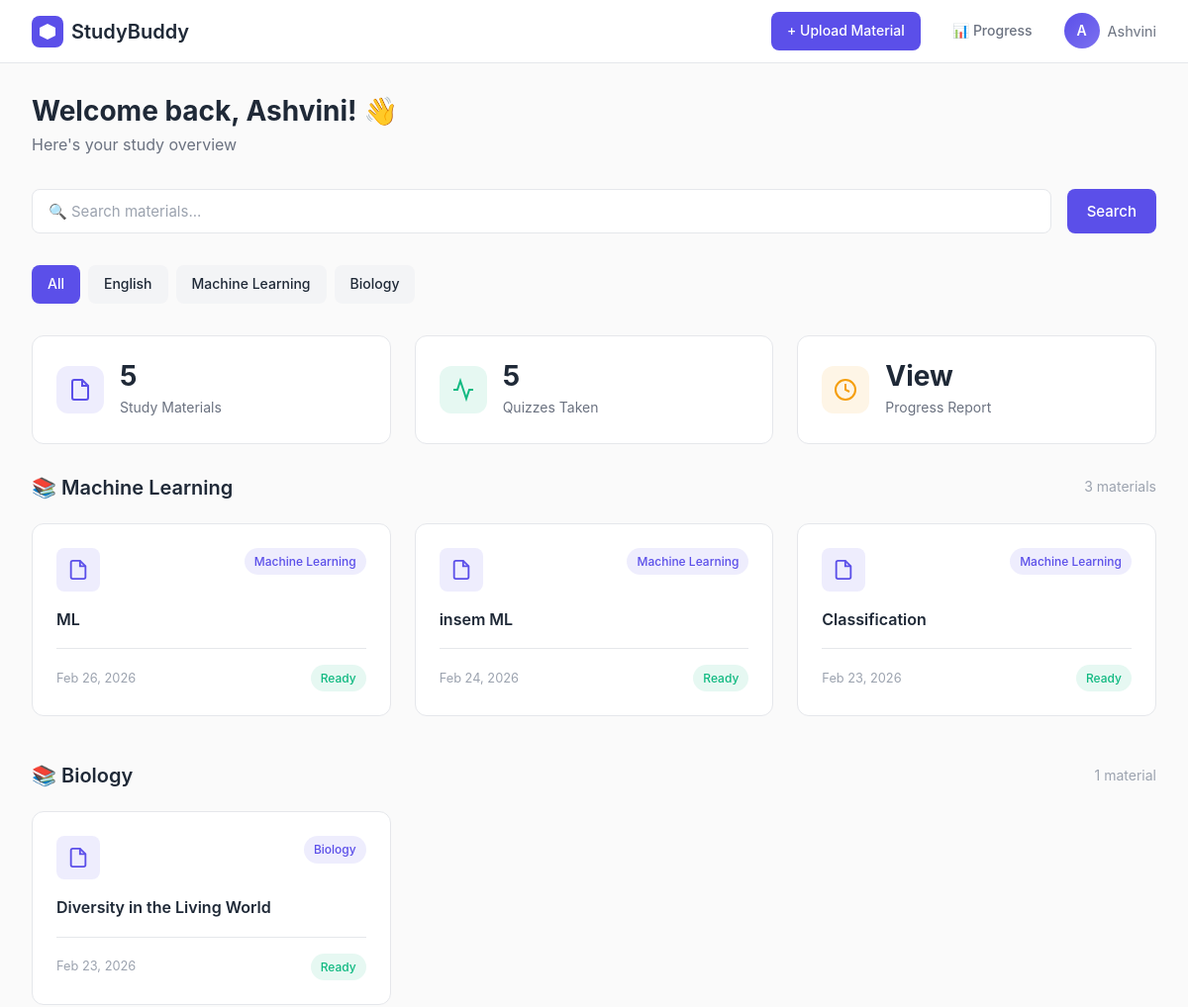
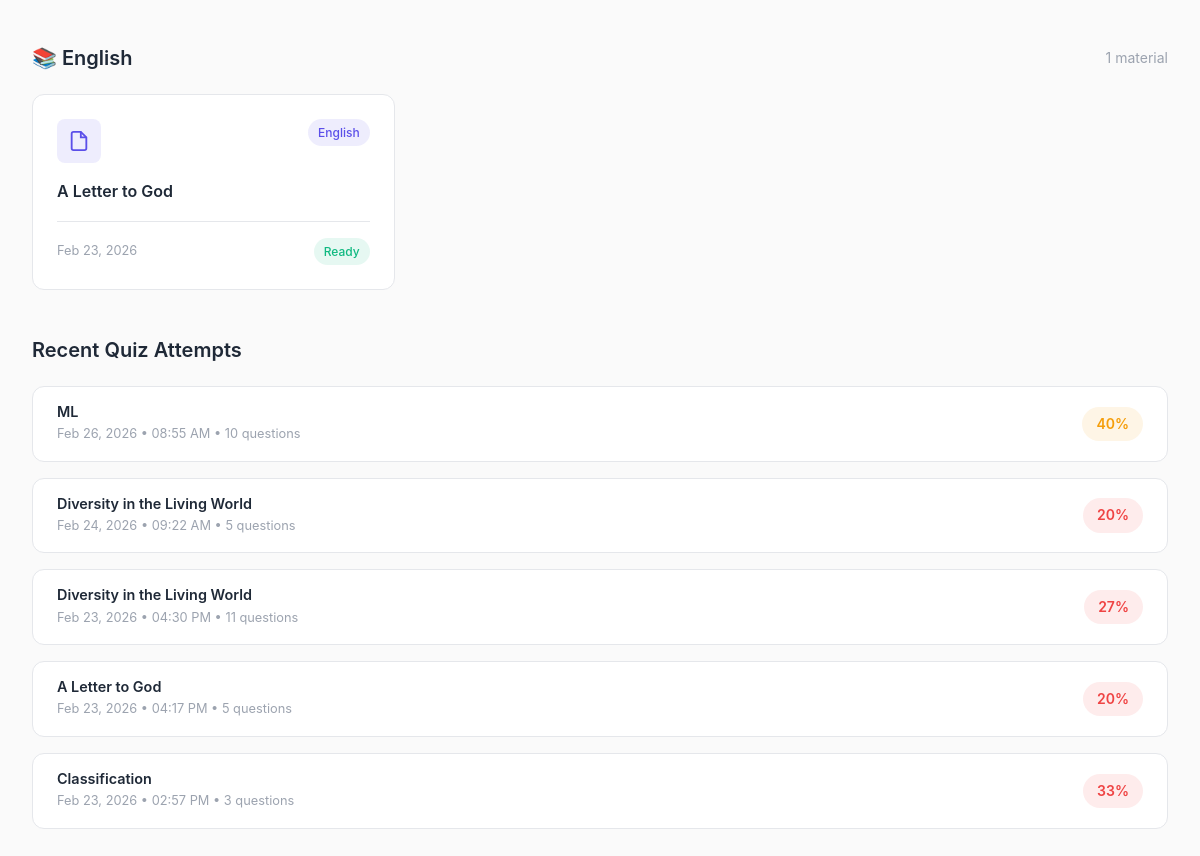
Before: /dashboard/ (signed in) with the older database file (2 pictures, top to bottom).
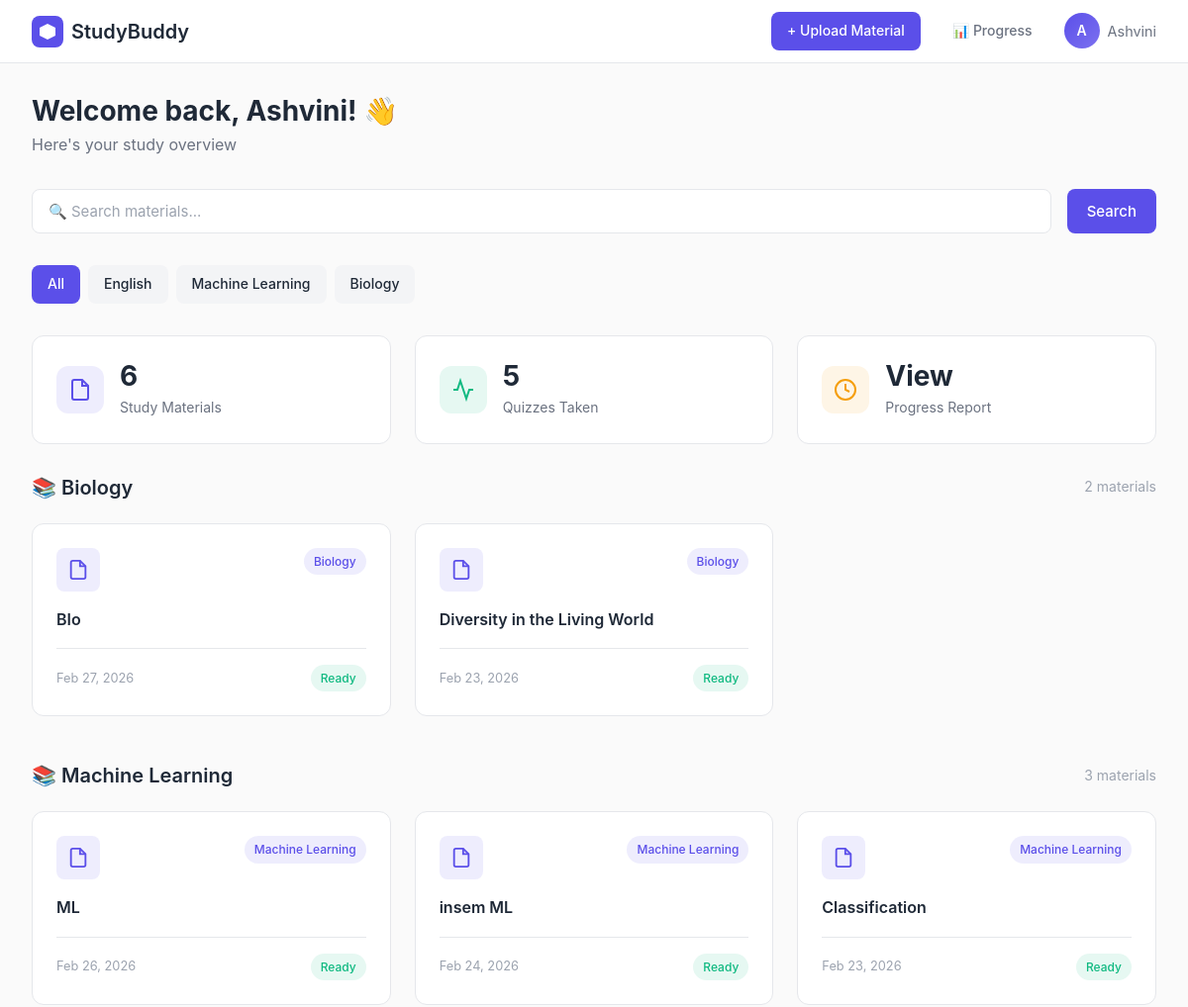
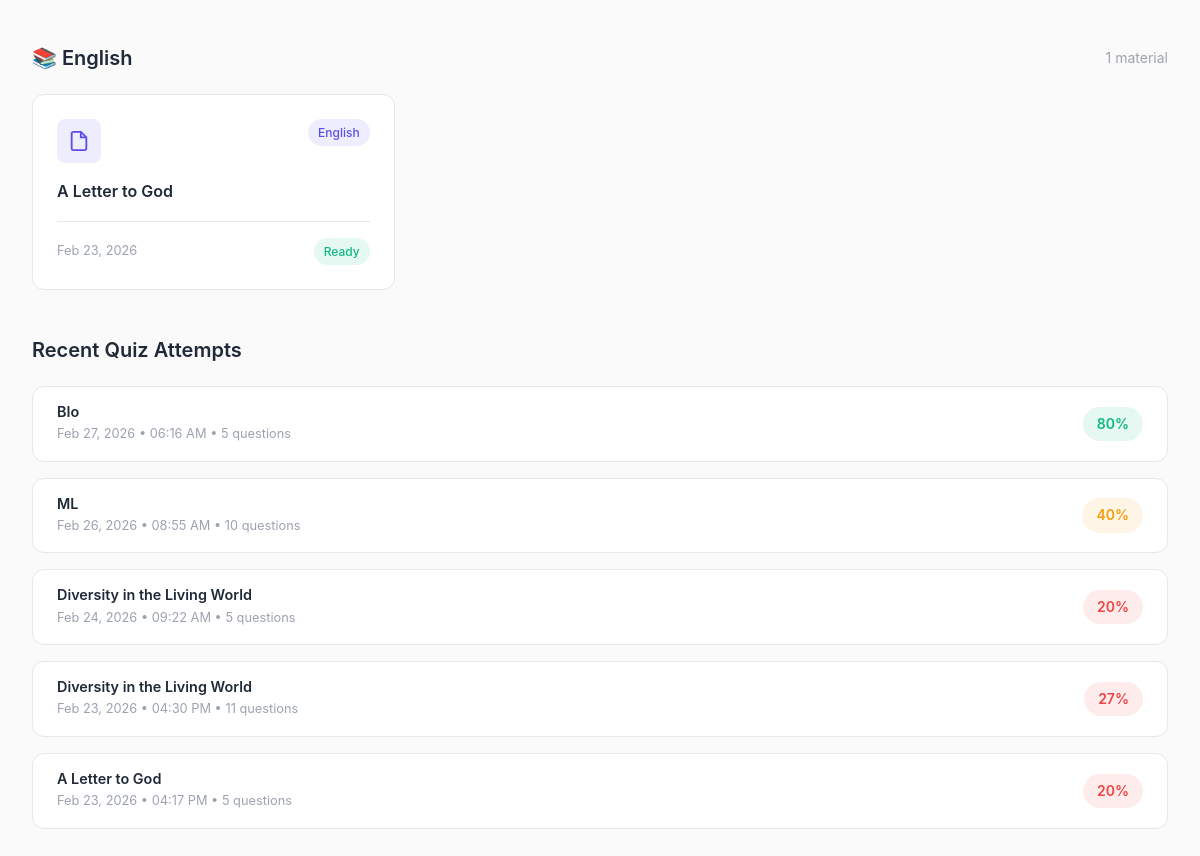
After: the same page with the newer database file (2 pictures, top to bottom).
### materials/models.py (models this page shows, shortened)
class StudyMaterial(models.Model):
    user = models.ForeignKey(User, on_delete=models.CASCADE)
    title = models.CharField(max_length=200)
    subject = models.CharField(max_length=100)
    file = models.FileField(upload_to='materials/', blank=True, null=True)
    extracted_text = models.TextField(blank=True)
    uploaded_at = models.DateTimeField(auto_now_add=True)

### progress/models.py (models this page shows)
class QuizAttempt(models.Model):
    user = models.ForeignKey(User, on_delete=models.CASCADE)
    material = models.ForeignKey(StudyMaterial, on_delete=models.CASCADE)
    score = models.IntegerField(default=0)
    total_questions = models.IntegerField(default=0)
    attempted_at = models.DateTimeField(auto_now_add=True)
    def percentage(self):
        if self.total_questions == 0:
            return 0
        return round((self.score / self.total_questions) * 100)

### materials/views.py (the view)
# urls.py: path('dashboard/', views.dashboard, name='dashboard'),
@login_required
def dashboard(request):
    search = request.GET.get('search', '')
    subject_filter = request.GET.get('subject', '')
    materials = StudyMaterial.objects.filter(user=request.user).order_by('-uploaded_at')
    if search:
        materials = materials.filter(title__icontains=search) | materials.filter(subject__icontains=search)
        materials = materials.distinct()
    if subject_filter:
        materials = materials.filter(subject__icontains=subject_filter)
    all_materials = StudyMaterial.objects.filter(user=request.user)
    subjects = list(all_materials.values_list('subject', flat=True).distinct())
    grouped = defaultdict(list)
    for m in materials:
        grouped[m.subject].append(m)
    attempts = QuizAttempt.objects.filter(user=request.user).order_by('-attempted_at')[:5]
    return render(request, 'dashboard.html', {
        'materials': materials,
        'attempts': attempts,
        'subjects': subjects,
        'grouped': dict(grouped),
        'search': search,
        'subject_filter': subject_filter,
    })

### templates/dashboard.html (shortened to what this page needs)
{% load static %}
<!DOCTYPE html>
<html lang="en">
<head>
    <link rel="stylesheet" href="{% static 'css/base.css' %}">
    <link rel="stylesheet" href="{% static 'css/components.css' %}">
    <link rel="stylesheet" href="{% static 'css/dashboard.css' %}">
</head>
<body>
    <div class="dashboard-layout">
        <nav class="topbar">
            <a href="{% url 'landing' %}" class="topbar-logo">
                <svg width="32" height="32" viewBox="0 0 32 32" fill="none">
                    <rect width="32" height="32" rx="8" fill="#5B4FE9"/>
                    <path d="M16 8L24 12V20L16 24L8 20V12L16 8Z" fill="white"/>
                </svg>
                StudyBuddy
            </a>
            <div class="topbar-right">
    <a href="{% url 'upload' %}" class="btn btn-primary btn-sm">+ Upload Material</a>
    <a href="{% url 'progress' %}" class="btn btn-ghost btn-sm">📊 Progress</a>
    <div style="position:relative;">
        <div style="display:flex;align-items:center;gap:0.5rem;cursor:pointer;" id="profileToggle">
            <div class="avatar">{{ request.user.username|first|upper }}</div>
            <span style="font-size:0.9rem;color:var(--text-secondary);">{{ request.user.username }}</span>
        </div>
    </div>
</div>
        </nav>
        <div class="dashboard-body">
            <div class="dashboard-header">
                <h1>Welcome back, {{ request.user.username }}! 👋</h1>
                <p>Here's your study overview</p>
            </div>
            <div style="display:flex;gap:var(--spacing-md);margin-bottom:var(--spacing-xl);flex-wrap:wrap;">
                <form method="GET" style="display:flex;gap:var(--spacing-md);flex:1;flex-wrap:wrap;">
                    <input
                        type="text"
                        name="search"
                        value="{{ search }}"
                        placeholder="🔍 Search materials..."
                        class="form-input"
                        style="flex:1;min-width:200px;"
                    >
                    <button type="submit" class="btn btn-primary">Search</button>
                </form>
            </div>
            {% if subjects %}
            <div style="display:flex;gap:var(--spacing-sm);flex-wrap:wrap;margin-bottom:var(--spacing-xl);">
                <a href="{% url 'dashboard' %}{% if search %}?search={{ search }}{% endif %}"
                class="btn btn-sm {% if not subject_filter %}btn-primary{% else %}btn-secondary{% endif %}">
                    All
                </a>
                {% for subject in subjects %}
                <a href="?subject={{ subject }}{% if search %}&search={{ search }}{% endif %}"
                class="btn btn-sm {% if subject_filter == subject %}btn-primary{% else %}btn-secondary{% endif %}">
                    {{ subject }}
                </a>
                {% endfor %}
            </div>
            {% endif %}
            <div class="stats-grid">
                <div class="stat-card">
                    <div class="stat-icon" style="background:rgba(91,79,233,0.1);">
                        <svg width="24" height="24" viewBox="0 0 24 24" fill="none" stroke="#5B4FE9" stroke-width="2">
                            <path d="M14 2H6a2 2 0 0 0-2 2v16a2 2 0 0 0 2 2h12a2 2 0 0 0 2-2V8z"/>
                            <polyline points="14 2 14 8 20 8"/>
                        </svg>
                    </div>
                    <div class="stat-info">
                        <h3>{{ materials|length }}</h3>
                        <p>Study Materials</p>
                    </div>
                </div>
                <div class="stat-card">
                    <div class="stat-icon" style="background:rgba(16,185,129,0.1);">
                        <svg width="24" height="24" viewBox="0 0 24 24" fill="none" stroke="#10B981" stroke-width="2">
                            <polyline points="22 12 18 12 15 21 9 3 6 12 2 12"/>
                        </svg>
                    </div>
                    <div class="stat-info">
                        <h3>{{ attempts|length }}</h3>
                        <p>Quizzes Taken</p>
                    </div>
                </div>
                <div class="stat-card">
                    <div class="stat-icon" style="background:rgba(245,158,11,0.1);">
                        <svg width="24" height="24" viewBox="0 0 24 24" fill="none" stroke="#F59E0B" stroke-width="2">
                            <circle cx="12" cy="12" r="10"/>
                            <polyline points="12 6 12 12 16 14"/>
                        </svg>
                    </div>
                    <div class="stat-info">
                        <h3><a href="{% url 'progress' %}" style="color:inherit;text-decoration:none;">View</a></h3>
                        <p>Progress Report</p>
                    </div>
                </div>
            </div>
            {% if subject_filter or search %}
            <h2 class="section-title">
                {% if subject_filter %}{{ subject_filter }}{% else %}Search Results{% endif %}
                <span style="font-size:0.875rem;font-weight:400;color:var(--text-tertiary);">({{ materials|length }} found)</span>
            </h2>
            <div class="materials-grid">
                <a href="{% url 'upload' %}" class="upload-card">
                    <svg width="40" height="40" viewBox="0 0 24 24" fill="none" stroke="currentColor" stroke-width="2">
                        <circle cx="12" cy="12" r="10"/>
                        <line x1="12" y1="8" x2="12" y2="16"/>
                        <line x1="8" y1="12" x2="16" y2="12"/>
                    </svg>
                    <h3>Upload New</h3>
                    <p>Add PDF material</p>
                </a>
                {% for material in materials %}
                <a href="{% url 'material_detail' material.pk %}" class="material-card">
                    <div class="material-card-header">
                        <div class="material-icon">
                            <svg width="22" height="22" viewBox="0 0 24 24" fill="none" stroke="currentColor" stroke-width="2">
                                <path d="M14 2H6a2 2 0 0 0-2 2v16a2 2 0 0 0 2 2h12a2 2 0 0 0 2-2V8z"/>
                                <polyline points="14 2 14 8 20 8"/>
                            </svg>
                        </div>
                        <span class="badge badge-primary">{{ material.subject }}</span>
                    </div>
                    <p class="material-title">{{ material.title }}</p>
                    <div class="material-meta">
                        <span class="material-date">{{ material.uploaded_at|date:"M d, Y" }}</span>
                        <span class="badge badge-success">Ready</span>
                    </div>
                </a>
                {% empty %}
                <div class="empty-state" style="grid-column:1/-1;">
                    <p>No materials found.</p>
                </div>
                {% endfor %}
            </div>
            {% else %}
            {% if grouped %}
                {% for subject, mats in grouped.items %}
                <div style="margin-bottom:var(--spacing-2xl);">
                    <div style="display:flex;align-items:center;justify-content:space-between;margin-bottom:var(--spacing-lg);">
                        <h2 class="section-title" style="margin:0;">📚 {{ subject }}</h2>
                        <span style="font-size:0.875rem;color:var(--text-tertiary);">{{ mats|length }} material{{ mats|length|pluralize }}</span>
                    </div>
                    <div class="materials-grid">
                        {% for material in mats %}
                        <a href="{% url 'material_detail' material.pk %}" class="material-card">
                            <div class="material-card-header">
                                <div class="material-icon">
                                    <svg width="22" height="22" viewBox="0 0 24 24" fill="none" stroke="currentColor" stroke-width="2">
                                        <path d="M14 2H6a2 2 0 0 0-2 2v16a2 2 0 0 0 2 2h12a2 2 0 0 0 2-2V8z"/>
                                        <polyline points="14 2 14 8 20 8"/>
                                    </svg>
                                </div>
                                <span class="badge badge-primary">{{ material.subject }}</span>
                            </div>
                            <p class="material-title">{{ material.title }}</p>
                            <div class="material-meta">
                                <span class="material-date">{{ material.uploaded_at|date:"M d, Y" }}</span>
                                <span class="badge badge-success">Ready</span>
                            </div>
                        </a>
                        {% endfor %}
                    </div>
                </div>
                {% endfor %}
            {% endif %}
            {% endif %}
            {% if attempts %}
            <div class="recent-section">
                <h2 class="section-title">Recent Quiz Attempts</h2>
                <div class="attempts-list">
                    {% for attempt in attempts %}
                    <div class="attempt-item">
                        <div class="attempt-info">
                            <h4>{{ attempt.material.title }}</h4>
                            <p>{{ attempt.attempted_at|date:"M d, Y • h:i A" }} • {{ attempt.total_questions }} questions</p>
                        </div>
                        <span class="score-badge {% if attempt.percentage >= 70 %}score-high{% elif attempt.percentage >= 40 %}score-mid{% else %}score-low{% endif %}">
                            {{ attempt.percentage }}%
                        </span>
                    </div>
                    {% endfor %}
                </div>
            </div>
            {% endif %}
        </div>
    </div>
</body>
</html>

### static/css/base.css (style rules this page uses)
* { margin: 0; padding: 0; box-sizing: border-box; }
:root { --primary: #5B4FE9; --primary-light: #7C71F0; --primary-dark: #4A3FD8; --success: #10B981; --success-light: #34D399; --warning: #F59E0B; --error: #EF4444; --bg-primary: #FAFAFA; --bg-secondary: #FFFFFF; --bg-tertiary: #F3F4F6; --text-primary: #1F2937; --text-secondary: #6B7280; --text-tertiary: #9CA3AF; --border: #E5E7EB; --border-dark: #D1D5DB; --shadow-sm: 0 1px 2px 0 rgba(0, 0, 0, 0.05); --shadow-md: 0 4px 6px -1px rgba(0, 0, 0, 0.1); --shadow-lg: 0 10px 15px -3px rgba(0, 0, 0, 0.1); --shadow-xl: 0 20px 25px -5px rgba(0, 0, 0, 0.1); --spacing-xs: 0.25rem; --spacing-sm: 0.5rem; --spacing-md: 1rem; --spacing-lg: 1.5rem; --spacing-xl: 2rem; --spacing-2xl: 3rem; --radius-sm: 0.375rem; --radius-md: 0.5rem; --radius-lg: 0.75rem; --radius-xl: 1rem; --font-sans: -apple-system, BlinkMacSystemFont, 'Segoe UI', 'Roboto', 'Oxygen', 'Ubuntu', 'Cantarell', 'Fira Sans', 'Droid Sans', 'Helvetica Neue', sans-serif; --font-mono: 'SF Mono', Monaco, 'Cascadia Code', 'Roboto Mono', Consolas, 'Courier New', monospace; --transition-fast: 150ms ease; --transition-base: 200ms ease; --transition-slow: 300ms ease; }
html { font-size: 16px; scroll-behavior: smooth; }
body { font-family: var(--font-sans); font-size: 1rem; line-height: 1.6; color: var(--text-primary); background-color: var(--bg-primary); -webkit-font-smoothing: antialiased; -moz-osx-font-smoothing: grayscale; }
h1, h2, h3, h4, h5, h6 { font-weight: 600; line-height: 1.2; color: var(--text-primary); margin-bottom: var(--spacing-md); }
h1 { font-size: 2.5rem; }
h2 { font-size: 2rem; }
h3 { font-size: 1.5rem; }
h4 { font-size: 1.25rem; }
p { margin-bottom: var(--spacing-md); color: var(--text-secondary); }
a { color: var(--primary); text-decoration: none; transition: color var(--transition-fast); }

### static/css/components.css (style rules this page uses)
.btn { display: inline-flex; align-items: center; justify-content: center; gap: var(--spacing-sm); padding: 0.625rem 1.25rem; font-size: 0.9375rem; font-weight: 500; border: none; border-radius: var(--radius-md); cursor: pointer; transition: all var(--transition-base); text-decoration: none; font-family: var(--font-sans); }
.btn-sm { padding: 0.5rem 1rem; font-size: 0.875rem; }
.btn-primary { background-color: var(--primary); color: white; }
.btn-secondary { background-color: var(--bg-tertiary); color: var(--text-primary); }
.btn-ghost { background-color: transparent; color: var(--text-secondary); }
.form-input, .form-textarea, .form-select { width: 100%; padding: 0.75rem 1rem; font-size: 0.9375rem; font-family: var(--font-sans); color: var(--text-primary); background-color: var(--bg-secondary); border: 1px solid var(--border); border-radius: var(--radius-md); transition: all var(--transition-fast); }
.form-input::placeholder, .form-textarea::placeholder { color: var(--text-tertiary); }
.badge { display: inline-flex; align-items: center; padding: 0.25rem 0.625rem; font-size: 0.75rem; font-weight: 500; border-radius: 999px; white-space: nowrap; }
.badge-primary { background-color: rgba(91, 79, 233, 0.1); color: var(--primary); }
.badge-success { background-color: rgba(16, 185, 129, 0.1); color: var(--success); }
.avatar { width: 40px; height: 40px; border-radius: 50%; background-color: var(--primary); color: white; display: flex; align-items: center; justify-content: center; font-weight: 600; font-size: 1rem; }

Changed rows visible on the page:
no longer on one of the page's lists (row edited): StudyMaterial: subject "Biology", title "Diversity in the Living World", uploaded_at "Feb 23, 2026"
no longer on this page (row unchanged): QuizAttempt: material "Classification", attempted_at "Feb 23, 2026 • 02:57 PM", total_questions "3", percentage "33"
added StudyMaterial: subject "Biology", mats "2", title "BIo", uploaded_at "Feb 27, 2026", StudyMaterial (subject "Biology", title "Diversity in the Living World", uploaded_at "Feb 23, 2026")
added QuizAttempt: material "BIo", attempted_at "Feb 27, 2026 • 06:16 AM", total_questions "5", percentage "80"
Other visible differences:
{{ materials|length }}: "5" → "6"
